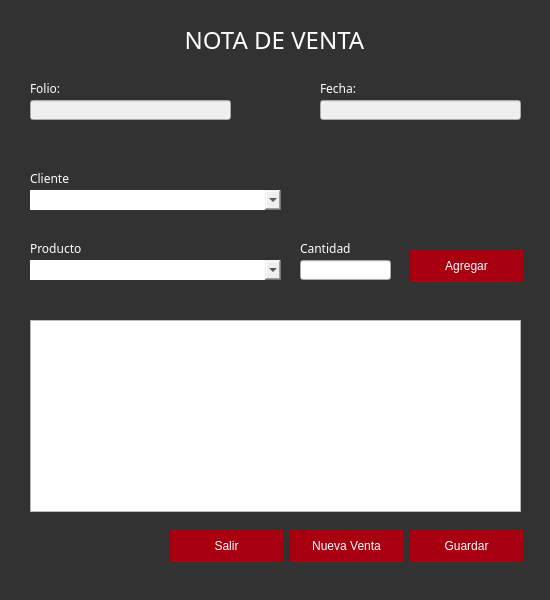
<?xml version="1.0" encoding="UTF-8"?>
<ui version="4.0">
 <class>Form</class>
 <widget class="QWidget" name="Form">
  <property name="geometry">
   <rect>
    <x>0</x>
    <y>0</y>
    <width>550</width>
    <height>600</height>
   </rect>
  </property>
  <property name="minimumSize">
   <size>
    <width>550</width>
    <height>600</height>
   </size>
  </property>
  <property name="maximumSize">
   <size>
    <width>550</width>
    <height>600</height>
   </size>
  </property>
  <property name="windowTitle">
   <string>Form</string>
  </property>
  <property name="styleSheet">
   <string notr="true">.QWidget{
	background-color: rgb(50, 50, 50);
	color:rgb(255,255,255);
}
.QLabel{
	color: rgb(255,255,255)
}
.QComboBox{
	border-radius:none;
}
.QPushButton{
	color: rgb(250, 255, 255);
	background-color: rgb(168, 0, 16);
	border: none;
}
.QPushButton:hover{
	color: rgb(168, 0, 16);
	background-color: rgb(255, 255, 255);
	border: none;
}</string>
  </property>
  <widget class="QLabel" name="label_cliente">
   <property name="geometry">
    <rect>
     <x>30</x>
     <y>170</y>
     <width>60</width>
     <height>16</height>
    </rect>
   </property>
   <property name="font">
    <font>
     <family>Avenir</family>
    </font>
   </property>
   <property name="text">
    <string>Cliente</string>
   </property>
  </widget>
  <widget class="QLabel" name="label_fecha">
   <property name="geometry">
    <rect>
     <x>320</x>
     <y>80</y>
     <width>60</width>
     <height>16</height>
    </rect>
   </property>
   <property name="font">
    <font>
     <family>Avenir</family>
    </font>
   </property>
   <property name="text">
    <string>Fecha:</string>
   </property>
  </widget>
  <widget class="QPushButton" name="bNueva">
   <property name="geometry">
    <rect>
     <x>290</x>
     <y>530</y>
     <width>113</width>
     <height>32</height>
    </rect>
   </property>
   <property name="text">
    <string>Nueva Venta</string>
   </property>
  </widget>
  <widget class="QComboBox" name="comboBox_cliente">
   <property name="geometry">
    <rect>
     <x>30</x>
     <y>190</y>
     <width>251</width>
     <height>20</height>
    </rect>
   </property>
   <property name="font">
    <font>
     <family>Avenir</family>
    </font>
   </property>
  </widget>
  <widget class="QTableView" name="table_nota">
   <property name="geometry">
    <rect>
     <x>30</x>
     <y>320</y>
     <width>491</width>
     <height>192</height>
    </rect>
   </property>
  </widget>
  <widget class="QLabel" name="label_titulo">
   <property name="geometry">
    <rect>
     <x>-1</x>
     <y>30</y>
     <width>551</width>
     <height>20</height>
    </rect>
   </property>
   <property name="font">
    <font>
     <family>Avenir</family>
     <pointsize>18</pointsize>
    </font>
   </property>
   <property name="text">
    <string>NOTA DE VENTA</string>
   </property>
   <property name="alignment">
    <set>Qt::AlignCenter</set>
   </property>
  </widget>
  <widget class="QLineEdit" name="line_cantidad">
   <property name="geometry">
    <rect>
     <x>300</x>
     <y>260</y>
     <width>91</width>
     <height>20</height>
    </rect>
   </property>
  </widget>
  <widget class="QPushButton" name="bSalir">
   <property name="geometry">
    <rect>
     <x>170</x>
     <y>530</y>
     <width>113</width>
     <height>32</height>
    </rect>
   </property>
   <property name="text">
    <string>Salir</string>
   </property>
  </widget>
  <widget class="QPushButton" name="bAgregar">
   <property name="geometry">
    <rect>
     <x>410</x>
     <y>250</y>
     <width>113</width>
     <height>32</height>
    </rect>
   </property>
   <property name="text">
    <string>Agregar</string>
   </property>
  </widget>
  <widget class="QLabel" name="label_folio">
   <property name="geometry">
    <rect>
     <x>30</x>
     <y>80</y>
     <width>60</width>
     <height>16</height>
    </rect>
   </property>
   <property name="font">
    <font>
     <family>Avenir</family>
    </font>
   </property>
   <property name="text">
    <string>Folio:</string>
   </property>
  </widget>
  <widget class="QLabel" name="label_producto">
   <property name="geometry">
    <rect>
     <x>30</x>
     <y>240</y>
     <width>60</width>
     <height>16</height>
    </rect>
   </property>
   <property name="font">
    <font>
     <family>Avenir</family>
    </font>
   </property>
   <property name="text">
    <string>Producto</string>
   </property>
  </widget>
  <widget class="QPushButton" name="bGuardar">
   <property name="geometry">
    <rect>
     <x>410</x>
     <y>530</y>
     <width>113</width>
     <height>32</height>
    </rect>
   </property>
   <property name="text">
    <string>Guardar</string>
   </property>
  </widget>
  <widget class="QComboBox" name="comboBox_producto">
   <property name="geometry">
    <rect>
     <x>30</x>
     <y>260</y>
     <width>251</width>
     <height>20</height>
    </rect>
   </property>
   <property name="font">
    <font>
     <family>Avenir</family>
    </font>
   </property>
  </widget>
  <widget class="QLabel" name="label_cantidad">
   <property name="geometry">
    <rect>
     <x>300</x>
     <y>240</y>
     <width>60</width>
     <height>16</height>
    </rect>
   </property>
   <property name="font">
    <font>
     <family>Avenir</family>
    </font>
   </property>
   <property name="text">
    <string>Cantidad</string>
   </property>
  </widget>
  <widget class="QLineEdit" name="line_folio">
   <property name="enabled">
    <bool>false</bool>
   </property>
   <property name="geometry">
    <rect>
     <x>30</x>
     <y>100</y>
     <width>201</width>
     <height>20</height>
    </rect>
   </property>
  </widget>
  <widget class="QLineEdit" name="line_fecha">
   <property name="enabled">
    <bool>false</bool>
   </property>
   <property name="geometry">
    <rect>
     <x>320</x>
     <y>100</y>
     <width>201</width>
     <height>20</height>
    </rect>
   </property>
  </widget>
 </widget>
 <resources/>
 <connections/>
</ui>
